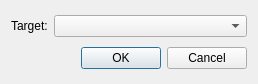
<?xml version="1.0" encoding="UTF-8"?>
<ui version="4.0">
 <class>QnsbSketchLinkTargetForm</class>
 <widget class="QDialog" name="QnsbSketchLinkTargetForm">
  <property name="geometry">
   <rect>
    <x>0</x>
    <y>0</y>
    <width>258</width>
    <height>84</height>
   </rect>
  </property>
  <property name="windowTitle">
   <string>Select Target</string>
  </property>
  <layout class="QGridLayout" name="gridLayout">
   <item row="1" column="1">
    <widget class="QComboBox" name="cbTarget"/>
   </item>
   <item row="1" column="0">
    <widget class="QLabel" name="lbTarget">
     <property name="text">
      <string>Target:</string>
     </property>
    </widget>
   </item>
   <item row="2" column="1">
    <widget class="QDialogButtonBox" name="buttonBox">
     <property name="orientation">
      <enum>Qt::Horizontal</enum>
     </property>
     <property name="standardButtons">
      <set>QDialogButtonBox::Cancel|QDialogButtonBox::Ok</set>
     </property>
    </widget>
   </item>
  </layout>
 </widget>
 <resources/>
 <connections>
  <connection>
   <sender>buttonBox</sender>
   <signal>accepted()</signal>
   <receiver>QnsbSketchLinkTargetForm</receiver>
   <slot>accept()</slot>
   <hints>
    <hint type="sourcelabel">
     <x>248</x>
     <y>254</y>
    </hint>
    <hint type="destinationlabel">
     <x>157</x>
     <y>274</y>
    </hint>
   </hints>
  </connection>
  <connection>
   <sender>buttonBox</sender>
   <signal>rejected()</signal>
   <receiver>QnsbSketchLinkTargetForm</receiver>
   <slot>reject()</slot>
   <hints>
    <hint type="sourcelabel">
     <x>316</x>
     <y>260</y>
    </hint>
    <hint type="destinationlabel">
     <x>286</x>
     <y>274</y>
    </hint>
   </hints>
  </connection>
 </connections>
</ui>
